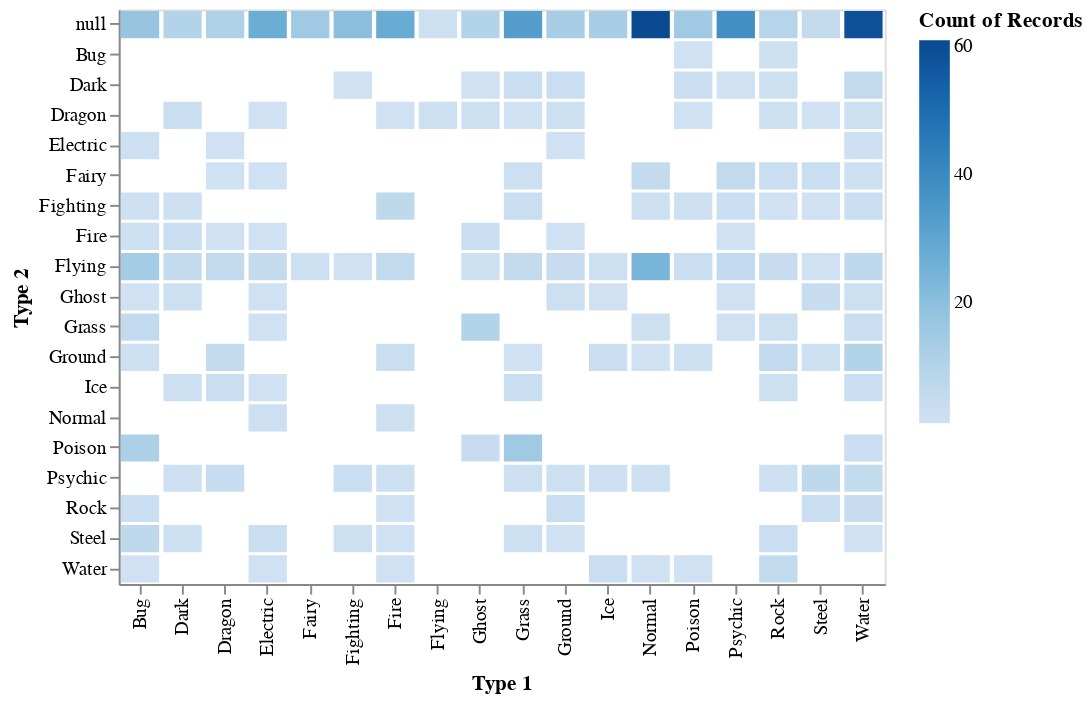

Write notebook code for a chart like this one.
### Markdown cell above
#### Count of Pokemon Type Combinations

### Code cell
chart.mark_bar().encode(
    x = "Type 1",
    y = "Type 2",
    color = "count()"
)

### Figure 1 — Vega-Lite specification as saved in the notebook (floating-point values rounded to 4 significant figures; data arrays with more than 128 entries replaced by an {"elided": "..."} marker saying what was removed)
{"$schema": "https://vega.github.io/schema/vega-lite/v2.6.0.json", "config": {"view": {"height": 300, "width": 400}}, "data": {"name": "data-3a85dbec9759246882ecb2a4586afdbd"}, "datasets": {"data-3a85dbec9759246882ecb2a4586afdbd": {"elided": "800 records"}}, "encoding": {"color": {"aggregate": "count", "type": "quantitative"}, "x": {"field": "Type 1", "type": "nominal"}, "y": {"field": "Type 2", "type": "nominal"}}, "mark": "bar"}
